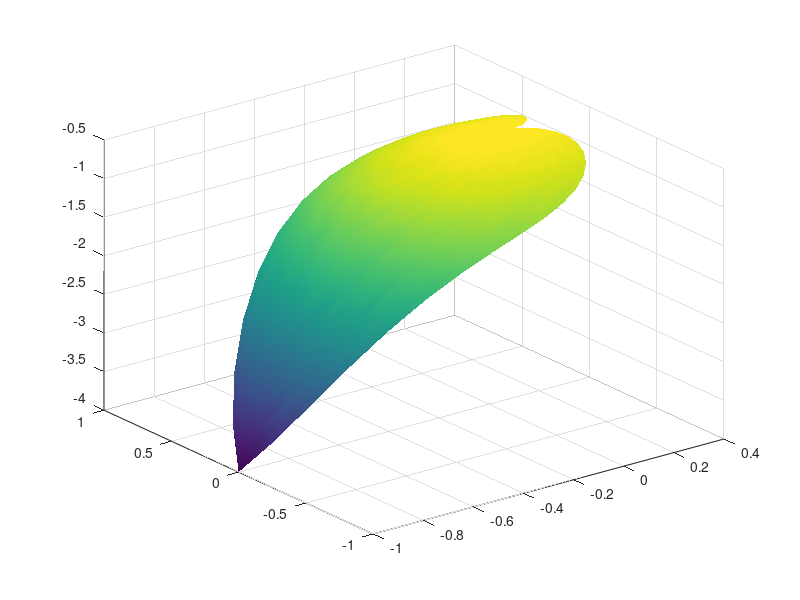

Recreate this plot in MATLAB.
% Chapter 11, Problem 7
function Ch_11_P_07 

clear
clc
close all
% 11-7	You just realized that February 14th has passed and you haven't 
% gotten anything for your Valentine. Since your date is a CS major,  
% sending the lucky person a MATAB coded heart would seem like a cool  
% and sincere thing to do. Make sure you follow each and every  
% instruction carefully or your heart would turn out broken. Trust us.
% You are going to write a script to draw this heart using the following  
% steps:
% a.	Create a plaid [xx, yy] using x values with range (0 to 2pi,  
% with an interval 0.05pi) and y values with the range (0 to 1, with  
% an interval 0.05).
% b.	Define the following variables:
%  	c=[0.1 + 0.9*(pi-abs(xx - pi))/pi ] .* yy
% aa = c .* cos(xx)
% bb = c.* sin(xx)
% zz = (-2)*aa.^3 + (3/2)*c.^2 + 0.5
% c.	Plot zz against aa and bb using the surf() function with  
% interpolated colors.
%%%%%%%%%%%%%%%%%%%%%%%%%%%11-7%%%%%%%%%%%%%%%%%%%%%%%%%%%%%%%%%
    x=0:.05*pi:2*pi
    y=0:.05:1

    [xx yy]= meshgrid(x,y)
    c=[0.1 + 0.9*(pi-abs(xx - pi))/pi ] .* yy
    aa = c .* cos(xx)
    bb = c.* sin(xx)
    zz = (-2)*aa.^3 + (3/2)*c.^2 + 0.5
    surf(aa,bb,-zz)
    shading interp
end
